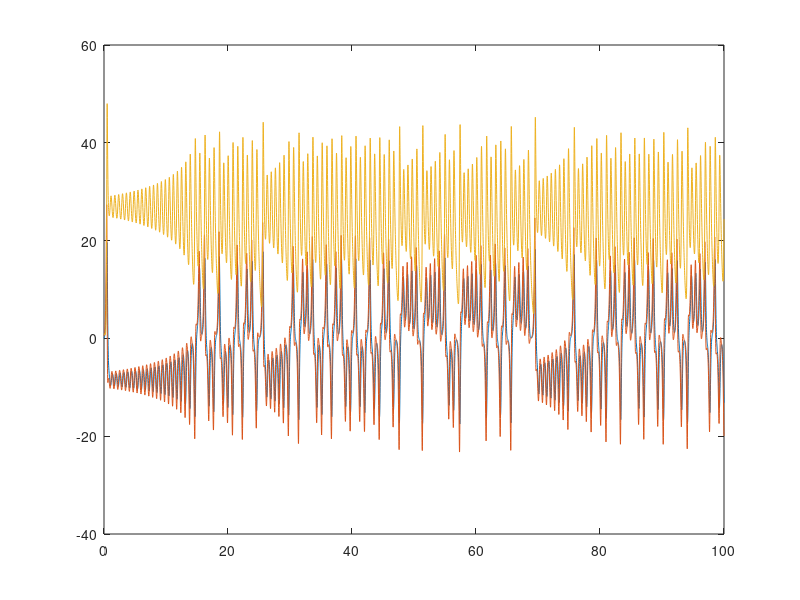

This chart was generated by the following MATLAB code:
function Lab02_1
s=10;
b=8/3;
r=28;

x0=0;
y0=0.5;
z0=1;
zerowe=[0,0.5,1];
tspan = [0 100];
[tsol,xsol]=ode45(@(t,x)ode1(t,x),tspan,zerowe);
plot(tsol,xsol);
end

function dxdt=ode1(t,x)
s=10;
b=8/3;
r=28;
dxdt = zeros(2,1);
dxdt(1) = s*x(2)-s*x(1);
dxdt(2) = -x(3)*x(1) + r*x(1) -x(2);
dxdt(3) = x(1)*x(2) -b*x(3);
end